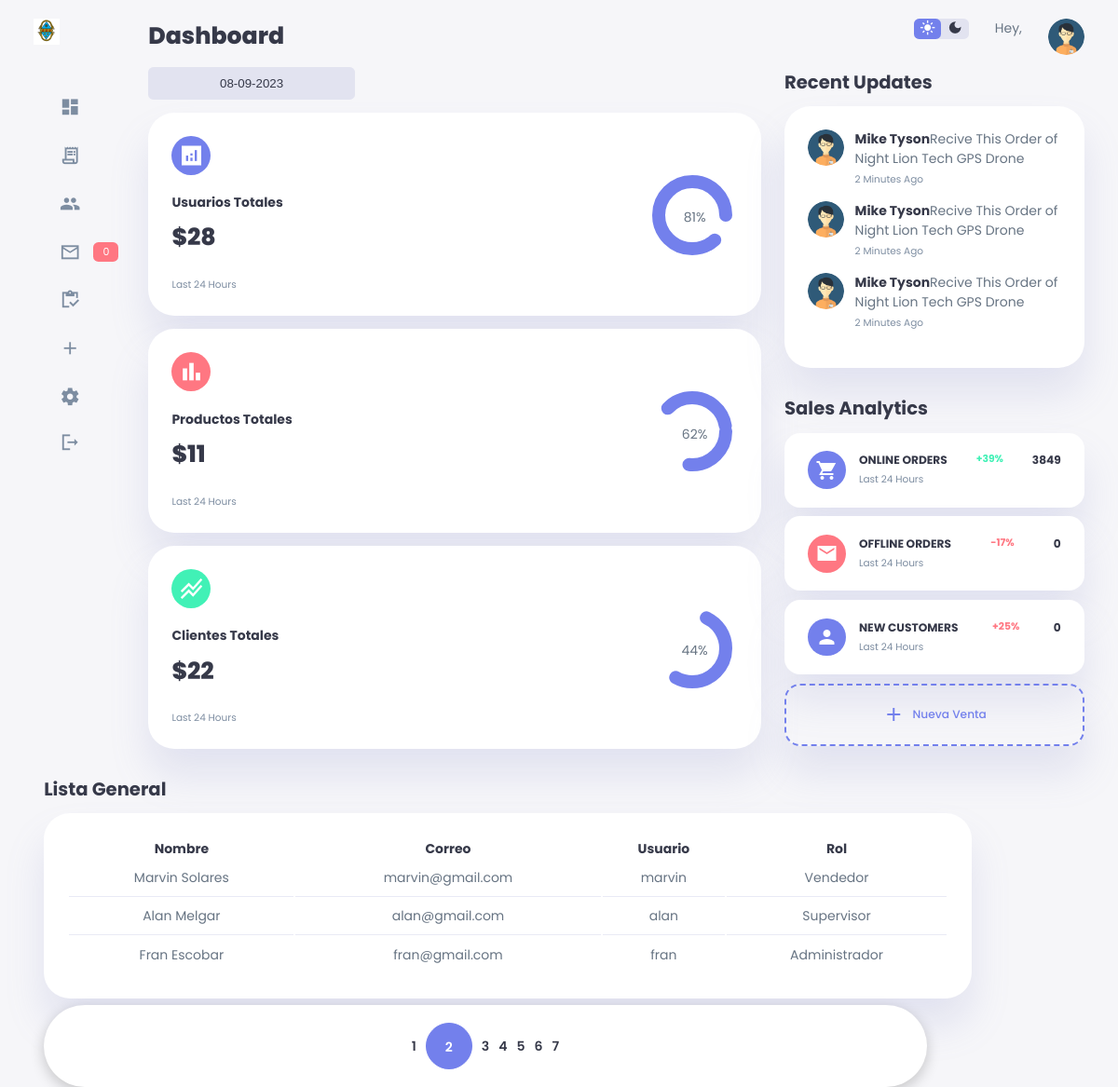
/sistema/index.php?pagina=2, run on the app's committed database.
### tables this page shows
CREATE TABLE `usuario` (
  `idusuario` int(11) NOT NULL,
  `nombre` varchar(50) DEFAULT NULL,
  `correo` varchar(100) DEFAULT NULL,
  `usuario` varchar(15) DEFAULT NULL,
  `clave` varchar(100) DEFAULT NULL,
  `rol` int(11) DEFAULT NULL,
  `estatus` int(11) NOT NULL DEFAULT 1
);

CREATE TABLE `rol` (
  `idrol` int(11) NOT NULL,
  `rol` varchar(20) DEFAULT NULL
);

### sistema/index.php (the view, shortened to what this page needs)
<?php
    include "../php/conexion.php";
    $query_dash = mysqli_query($conexion, "CALL dataDashboard();");
    $result_dash = mysqli_num_rows($query_dash);
    if ($result_dash > 0) {
        $data_dash = mysqli_fetch_assoc($query_dash);
    }
?>
<!DOCTYPE html>
<html lang="en">
<head>
    <?php include "resourses/scripts.php" ?>
</head>
<body>
    <div class="container">
    <main>
    <h1>Dashboard</h1>
    <div class="date">
        <input type="text" value="<?php $date =date("d-m-Y"); echo $date;  ?>" name="" id="date">
    </div>
    <div class="insights">
        <div class="sales">
            <span class="material-icons-sharp">analytics</span>
            <div class="middle">
                <div class="left">
                    <h3>Usuarios Totales</h3>
                    <h1>$<?= $data_dash['usuarios'] ?></h1>
                </div>
                <div class="progress">
                    <svg>
                        <circle cx="38" cy="38" r="36"></circle>
                    </svg>
                    <div class="number">
                        <p>81%</p>
                    </div>
                </div>
            </div>
            <small class="text-muted">Last 24 Hours</small>
        </div>
        <div class="expenses">
            <span class="material-icons-sharp">bar_chart</span>
            <div class="middle">
                <div class="left">
                    <h3>Productos Totales</h3>
                    <h1>$<?= $data_dash['productos'] ?></h1>
                </div>
                <div class="progress">
                    <svg>
                        <circle cx="38" cy="38" r="36"></circle>
                    </svg>
                    <div class="number">
                        <p>62%</p>
                    </div>
                </div>
            </div>
            <small class="text-muted">Last 24 Hours</small>
        </div>
        <div class="income">
            <span class="material-icons-sharp">stacked_line_chart</span>
            <div class="middle">
                <div class="left">
                    <h3>Clientes Totales</h3>
                    <h1>$<?= $data_dash['clientes'] ?></h1>
                </div>
                <div class="progress">
                    <svg>
                        <circle cx="38" cy="38" r="36"></circle>
                    </svg>
                    <div class="number">
                        <p>44%</p>
                    </div>
                </div>
            </div>
            <small class="text-muted">Last 24 Hours</small>
        </div>
    </div>
    <div class="recent-orders">
        <h2>Lista General</h2>
        <table>
            <tr>
                <th>Nombre</th>
                <th>Correo</th>
                <th>Usuario</th>
                <th>Rol</th>
            </tr>
            <?php
            include "../php/conexion.php";
            $sql_register = mysqli_query($conexion, "SELECT COUNT(*) AS total_registro FROM usuario WHERE estatus = 1");
            $result_register = mysqli_fetch_array($sql_register);
            $total_registro = $result_register['total_registro'];
            $por_pagina = 3;
            if (empty($_GET['pagina'])) {
                $pagina = 1;
            }else{
                $pagina = $_GET['pagina'];
            }
            $desde = ($pagina-1) *  $por_pagina;
            $total_paginas = ceil($total_registro / $por_pagina);
            $query = mysqli_query($conexion,"SELECT u.idusuario, u.nombre, u.correo, u.usuario, r.rol FROM usuario u INNER JOIN rol r ON u.rol = r.idrol WHERE estatus = 1 ORDER BY u.idusuario ASC LIMIT $desde, $por_pagina ");
            $result = mysqli_num_rows($query);
            if ($result > 0) {
                while ($data = mysqli_fetch_array($query)) {
                    ?>
                    <tr>
                        <td><?php echo $data['nombre']; ?></td>
                        <td><?php echo $data['correo']; ?></td>
                        <td><?php echo $data['usuario']; ?></td>
                        <td><?php echo $data['rol']; ?></td>
            </tr>
            <?php
        }
    }
    ?>
        </table>
        <div class="paginador">
            <ul>
            <?php
                if ($pagina != 1) {
            ?>
                <li><a href="?pagina=<?php echo 1;?>"><i class="fas fa-step-backward"></i></a></li>
                <li><a href="?pagina=<?php echo $pagina - 1;?>"><i class="fas fa-angle-double-left"></i> </a></li>
                <?php
                }
                for ($i=1; $i <= $total_paginas; $i++) {
                    if ($i == $pagina) {
                        echo '<li class="pageSelected">'.$i.'</li>';
                    }else {
                        echo '<li><a href="?pagina='.$i.'">'.$i.'</a></li>';
                    }
                }
                if ($pagina != $total_paginas) {
                ?>
                <li><a href="?pagina=<?php echo $pagina + 1;?>"><i class="fas fa-angle-double-right"></i></a></li>
                <li><a href="?pagina=<?php echo $total_paginas;?>"><i class="fas fa-step-forward"></i></a></li>
                <?php } ?>
            </ul>
        </div>
    </div>
</main>
<div class="right">
    <div class="top">
        <div class="theme-toggler">
            <span class="material-icons-sharp active">light_mode</span>
            <span class="material-icons-sharp">dark_mode</span>
        </div>
        <div class="profile">
            <div class="info">
                <p>Hey, <b><?php echo $_SESSION['nombre']; ?></b></p>
            </div>
            <div class="profile-photo">
                <img src="img/user.png" alt="user">
            </div>
        </div>
    </div>
    <div class="recent-updates">
        <h2>Recent Updates</h2>
        <div class="updates">
            <div class="update">
                <div class="profile-photo">
                    <img src="img/user.png" alt="updates">
                </div>
                <div class="message">
                    <p><b>Mike Tyson</b>Recive This Order of Night Lion Tech GPS Drone</p>
                    <small class="text-muted">2 Minutes Ago</small>
                </div>
            </div>
            <div class="update">
                <div class="profile-photo">
                    <img src="img/user.png" alt="updates">
                </div>
                <div class="message">
                    <p><b>Mike Tyson</b>Recive This Order of Night Lion Tech GPS Drone</p>
                    <small class="text-muted">2 Minutes Ago</small>
                </div>
            </div>
            <div class="update">
                <div class="profile-photo">
                    <img src="img/user.png" alt="updates">
                </div>
                <div class="message">
                    <p><b>Mike Tyson</b>Recive This Order of Night Lion Tech GPS Drone</p>
                    <small class="text-muted">2 Minutes Ago</small>
                </div>
            </div>
        </div>
    </div>
    <div class="sales-analytics">
        <h2>Sales Analytics</h2>
        <div class="item online">
            <div class="icon">
                <span class="material-icons-sharp">shopping_cart</span>
            </div>
            <div class="right">
                <div class="info">
                    <h3>ONLINE ORDERS</h3>
                    <small class="text-muted">Last 24 Hours</small>
                </div>
                <h5 class="success">+39%</h5>
                <h3>3849</h3>
            </div>
        </div>
        <div class="item offline">
            <div class="icon">
                <span class="material-icons-sharp">mail</span>
            </div>
            <div class="right">
                <div class="info">
                    <h3>OFFLINE ORDERS</h3>
                    <small class="text-muted">Last 24 Hours</small>
                </div>
                <?php
                    if ($data_dash['ventas'] >= 1) {
                        $porcentajeVentas = 'success';
                    }else{
                        $porcentajeVentas = 'danger';
                    }
                    if ($data_dash['clientesN'] >= 1) {
                        $porcentajecliente = 'success';
                    }else{
                        $porcentajecliente = 'danger';
                    }
                ?>
                <h5 class="<?php echo $porcentajeVentas ?>">-17%</h5>
                <h3><?= $data_dash['ventas'] ?></h3>
            </div>
        </div>
        <div class="item Customers">
            <div class="icon">
                <span class="material-icons-sharp">person</span>
            </div>
            <div class="right">
                <div class="info">
                    <h3>NEW CUSTOMERS</h3>
                    <small class="text-muted">Last 24 Hours</small>
                </div>
                <h5 class="<?php echo $porcentajecliente ?>">+25%</h5>
                <h3><?= $data_dash['clientesN'] ?></h3>
            </div>
        </div>
        <div class="item add-product">
            <a href="nueva_venta.php" class="primary">
            <div>
                <span class="material-icons-sharp">add</span>
                <h3>Nueva Venta</h3>
            </div>
            </a>
        </div>
    </div>
</div>
    </div>
</body>
</html>

### data on the page
usuario: nombre "Marvin Solares", correo "marvin@gmail.com", usuario "marvin", rol.rol "Vendedor"
usuario: nombre "Alan Melgar", correo "alan@gmail.com", usuario "alan", rol.rol "Supervisor"
usuario: nombre "Fran Escobar", correo "fran@gmail.com", usuario "fran", rol.rol "Administrador"

### other printed values
$tot "0"
$data_dash['usuarios'] "28"
$data_dash['productos'] "11"
$data_dash['clientes'] "22"
$data_dash['ventas'] "0"
$data_dash['clientesN'] "0"
